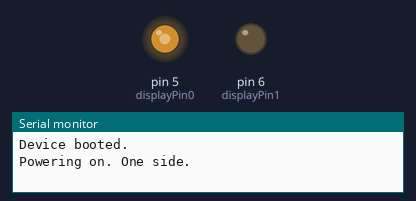
A program run on a simulated Arduino Uno, built with avr-gcc and run on an emulated ATmega328P. Parts: output pins drawn as LEDs (lit = HIGH), the last lines printed to the serial monitor.

Above: at 0.05 s.
At 22.1 s:
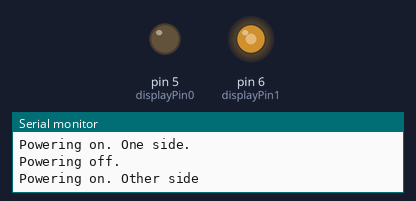
At 44.0 s:
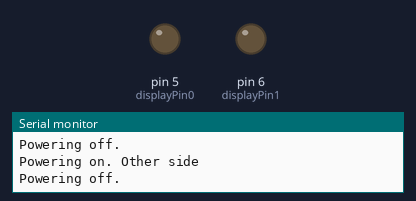
Timing chart, 0 to 57.2 s (numbered marks = the images above):
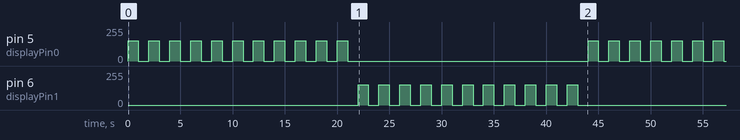

The program:

main.cpp
```cpp
/*
  Pulse 10 times and switches the polarity on two pins.

  On and off times can be adjusted by changing the corresponding
  variables.

  This code uses Arduino's delay function for on and off times and
  should therefore not be used with time sensitive code.

  by Walther Jensen
  https://github.com/DecoChrom/Arduino/Simple
*/

#include <Arduino.h>

// The following line is not needed when compiled from Arduino IDE
void setDisplayPower(bool polarity, float voltage);

// Set display pins to two PWM output (5,6)
const int displayPin0 = 5;
const int displayPin1 = 6;

// Set on, off timings for display
// and a boolean to control the polarity
int onInterval = 1000;
int offInterval = 1000;
bool side = true;
float voltage = 3.0;
int pulses = 10;


void setup()
{
  pinMode(displayPin0, OUTPUT);
  pinMode(displayPin1, OUTPUT);

  Serial.begin(9600);
  Serial.println("Device booted.");
}


void loop()
{
  Serial.print("Powering on. ");
  Serial.println((side ? "One side." : "Other side"));

  setDisplayPower(side, voltage);

  delay(onInterval);
  // We flip side to flip the polarity.
  for (int i = 0; i < pulses; i++){
    setDisplayPower(side, 0);
    delay(onInterval);
    setDisplayPower(side, voltage);
    delay(onInterval);
  }

  side = !side;
  Serial.println("Powering off.");

  setDisplayPower(side, 0);
  delay(offInterval);

}

void setDisplayPower(bool polarity, float voltage){
  // Convert voltage to 255 range
  int v = (voltage / 5.0) * 255;

  if (polarity){
    analogWrite(displayPin0, v);
    analogWrite(displayPin1, 0);
  } else {
    analogWrite(displayPin0, 0);
    analogWrite(displayPin1, v);
  }

}
```

Measured:
- by itself, pin 5 (displayPin0): repeats every 44.0 s: 153/255 1.0 s, 0/255 23.0 s, 10 × (153/255 1.0 s, 0/255 1.0 s)
- by itself, pin 6 (displayPin1): moves between 0/255 and 153/255, repeating every 44.0 s
